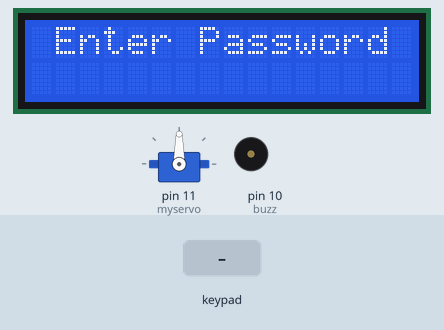
A sketch run on a simulated Arduino Uno, built with avr-gcc and run on an emulated ATmega328P. Parts: servo, 16×2 character LCD, buzzer (waves = sounding). The test bench sets the inputs (shaded band).

Above: at 1.2 s.
1.3 s: keypad keys 1 2 3 4 # pressed 0.4 s apart
At 3.8 s:
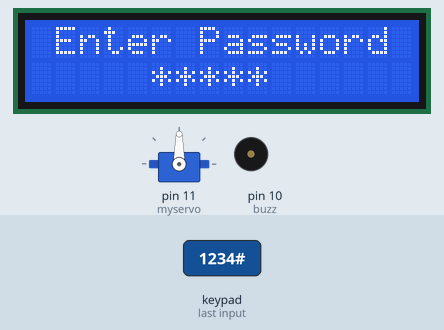
4.8 s: key 'C' pressed
At 6.8 s:
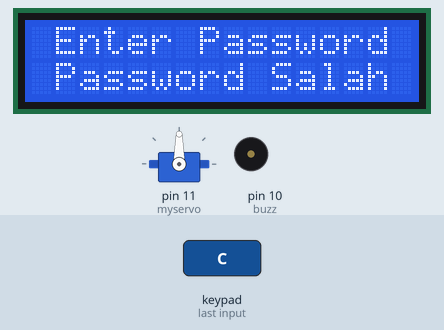
7.8 s: key 'A' pressed
At 8.5 s:
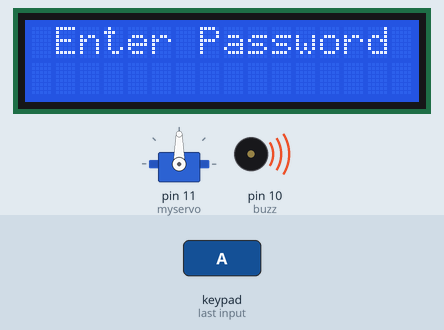
10.1 s: keypad keys 1 2 3 4 D pressed 0.4 s apart
At 12.2 s:
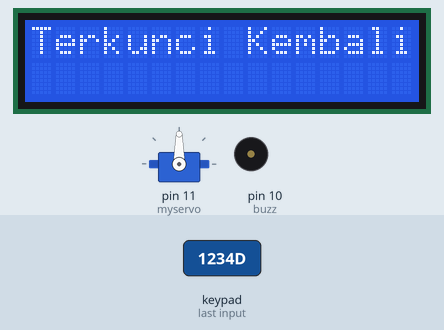
13.8 s: key '1' pressed
At 14.5 s:
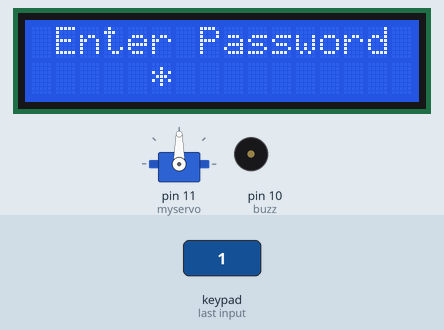
15.4 s: keypad keys 1 2 3 4 * pressed 0.4 s apart
At 18.4 s:
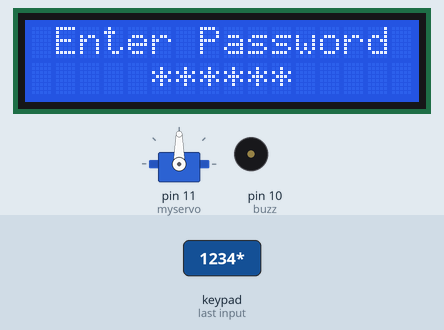
Timing chart, 0 to 19.9 s (numbered marks = the images above; inputs shaded):
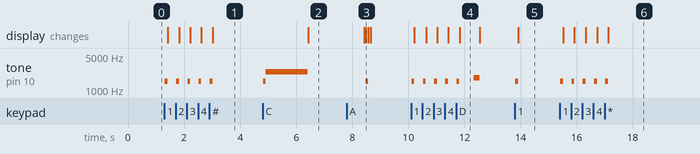

The sketch:

Code_Brankas_Arduino.ino
```cpp
//Code By RADEARSR
//rsrprojek.epizy.com

#include <Keypad.h>
#include <LiquidCrystal_I2C.h>
#include <Wire.h>
#include <Password.h>
#include <Servo.h>

LiquidCrystal_I2C lcd(0x27,16,2);
Servo myservo;

byte currentPasswordLength = 0;
byte maxPasswordLength     = 6;
int cursorKey              = 5;
const byte ROWS            = 4;
const byte COLS            = 4;
int buzz                   = 10;
bool status_log            = false;

char hexaKeys[ROWS][COLS] = {
  {'1', '2', '3', 'A'},
  {'4', '5', '6', 'B'},
  {'7', '8', '9', 'C'},
  {'*', '0', '#', 'D'}
};

byte rowPin[ROWS] = {9, 8, 7, 6};
byte colPin[COLS] = {5, 4, 3, 2};


Keypad customKeypad = Keypad(makeKeymap(hexaKeys), rowPin, colPin, ROWS, COLS);

Password password = Password("1234");

//Code Reset Arduino
void(* reset_prog) (void) = 0;

void setup() {
  Serial.begin(9600);
  pinMode(buzz, OUTPUT);
  myservo.attach(11);
  lcd.init();
  lcd.backlight();
}

void loop() {
 char key = customKeypad.getKey();

 if ( status_log == false ){

   lcd.setCursor(1, 0);
   lcd.print("Enter Password");

 }

 if ( key != NO_KEY ){
  tone(buzz, 1500);
  delay(100);
  noTone(buzz);
  switch ( key ){

    case 'A': reset_prog();break;
    case 'B': break;
    case 'C': checkPassword(); break;
    case 'D': relock(); break;
    default: prosesNumKeys( key );

    }

  }
}

// Tampilan LCD untuk OUTPUT Keypad
void prosesNumKeys(char key){
  lcd.setCursor(cursorKey, 1);
  lcd.print("*");
  currentPasswordLength++;
  password.append(key);
  cursorKey++;
}

// Cek Password
void checkPassword(){
  if ( password.evaluate() ){
   status_log = true;
   LcdReset();
   lcd.setCursor(1, 0);
   lcd.print("Password Benar");
   delay(1000);
   lcd.clear();
   myservo.write(0);
   lcd.setCursor(1, 0);
   lcd.print("Selamat Datang");
   tone(buzz, 1800);
   delay(200);
   tone(buzz, 2000);
   delay(300);
   tone(buzz, 1800);
   delay(200);
   noTone(buzz);
   lcd.setCursor(0, 1);
   lcd.print("Brankas  Terbuka");

  } else {
    tone(buzz, 2400);
    delay(1500);
    noTone(buzz);
    lcd.setCursor(1, 1);
    lcd.print("Password Salah");
    delay(2000);
    LcdReset();
    status_log = false;
  }
}


// Reset LCD
void LcdReset(){
  lcd.clear();
  cursorKey = 5;
  lcd.setCursor(cursorKey, 1);
  password.reset();
  currentPasswordLength = 0;
}

// Relock
void relock(){
 lcd.clear();
 lcd.setCursor(0, 0);
 lcd.print("Terkunci Kembali");
 delay(500);
 myservo.write(90);
 tone(buzz, 1800);
 delay(200);
 noTone(buzz);
 LcdReset();
 status_log = false;
}
```

Measured:
- after the input at 1.3 s, tone on pin 10 (buzz): alternates 1500 Hz for 0.10 s and silent for 0.30 s, 10 changes in all, then stays silent, starting at once; the display: first changes after 0.12 s (image 1 shows a later state)
- after the input at 4.8 s, tone on pin 10 (buzz): silent → 1500 Hz at once, → 2400 Hz 0.10 s later, → silent 1.5 s later; the display: changes after 1.6 s (image 2)
- after the input at 7.8 s, tone on pin 10 (buzz): silent → 1500 Hz after 0.68 s, → silent 0.10 s later
- after the input at 10.1 s, tone on pin 10 (buzz): plays 1500 Hz for 0.10 s, 1500 Hz for 0.10 s, 1500 Hz for 0.10 s, 1500 Hz for 0.10 s, 1500 Hz for 0.10 s, 1800 Hz for 0.20 s, starting at once; the display: first changes after 0.12 s (image 4 shows a later state)
- after the input at 13.8 s, tone on pin 10 (buzz): silent → 1500 Hz at once, → silent 0.10 s later; the display: changes after 0.12 s (image 5)
- after the input at 15.4 s, tone on pin 10 (buzz): alternates 1500 Hz for 0.10 s and silent for 0.30 s, 10 changes in all, then stays silent, starting at once; the display: first changes after 0.12 s (image 6 shows a later state)
- what the display in image 4 shows lasts 0.8 s, from 11.8 s to 12.6 s
